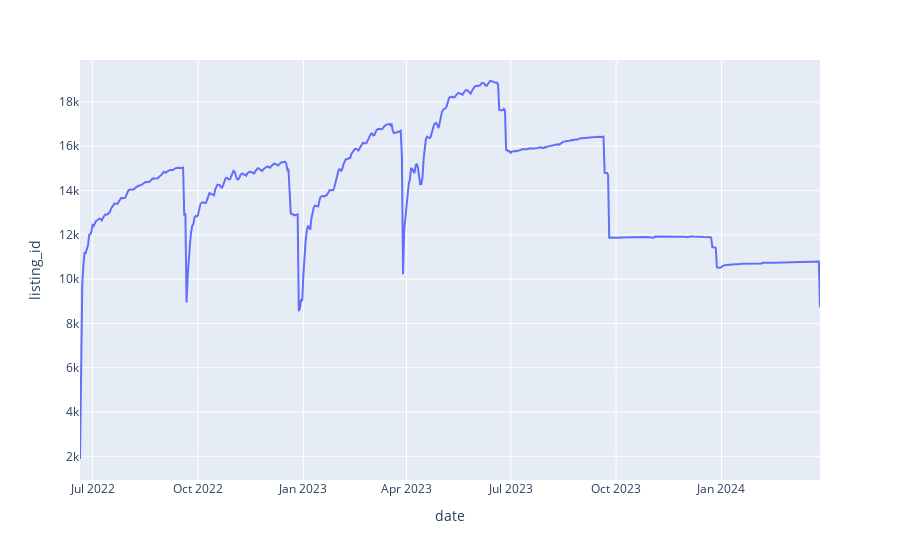

Write notebook code for a chart like this one.
### Markdown cell above
## Season trend of booking?

### Code cell
season_trend = df_final.query('available == True').groupby('date').listing_id.nunique().reset_index()
px.line(season_trend, x='date', y='listing_id')

### Figure 1 — Plotly figure (JSON) as saved in the notebook; plotly's stock layout.template omitted (floating-point values rounded to 4 significant figures; data arrays with more than 128 entries replaced by an {"elided": "..."} marker saying what was removed)
{"data": [{"hovertemplate": "date=%{x}<br>listing_id=%{y}<extra></extra>", "legendgroup": "", "line": {"color": "#636efa", "dash": "solid"}, "marker": {"symbol": "circle"}, "mode": "lines", "name": "", "orientation": "v", "showlegend": false, "type": "scatter", "x": {"elided": "647 str values"}, "xaxis": "x", "y": {"elided": "647 int values"}, "yaxis": "y"}], "layout": {"legend": {"tracegroupgap": 0}, "margin": {"t": 60}, "xaxis": {"anchor": "y", "domain": [0, 1], "title": {"text": "date"}}, "yaxis": {"anchor": "x", "domain": [0, 1], "title": {"text": "listing_id"}}}}
